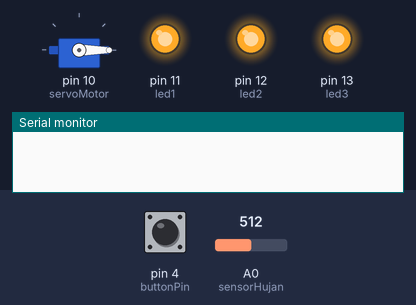
The sketch below on a simulated Arduino Uno, built with avr-gcc and run on an emulated ATmega328P. Parts: servo, output pins drawn as LEDs (lit = HIGH), the last lines printed to the serial monitor. The test bench sets the inputs (shaded band); at power-on: pin 4 (buttonPin) HIGH, A0 (sensorHujan) = 512. Pins used as bus, display or sensor lines are not drawn.

Above: at 1.2 s.
1.3 s: pin 4 (buttonPin) pulled LOW for 1 s
At 3.5 s:
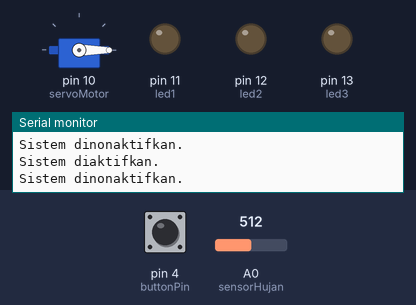
3.8 s: pin 4 (buttonPin) pulled LOW for 0.15 s
At 4.9 s:
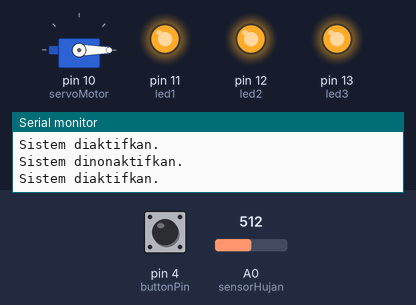
5.6 s: A0 (sensorHujan) set to 483
At 6.5 s:
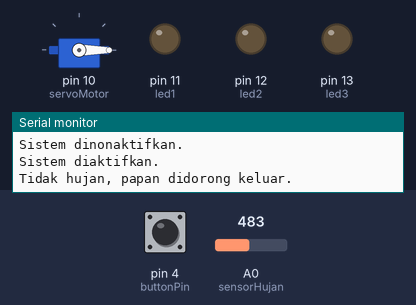
7.5 s: A0 (sensorHujan) set to 510
At 9.1 s:
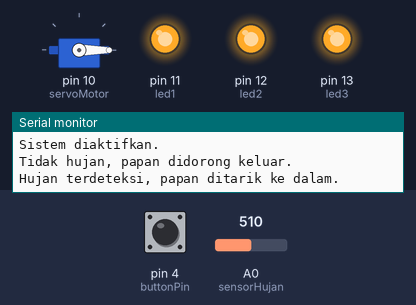
9.4 s: A0 (sensorHujan) set to 490
At 10.9 s:
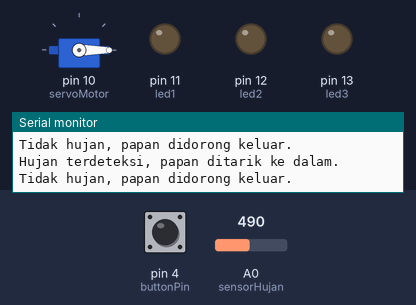
12.4 s: A0 (sensorHujan) set to 511
At 13.3 s:
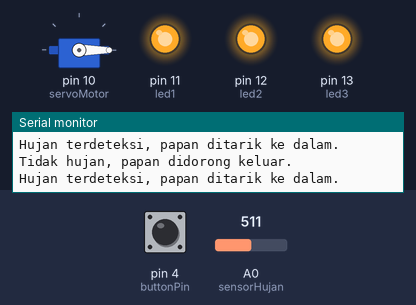
Timing chart, 0 to 15.3 s (numbered marks = the images above; inputs shaded):
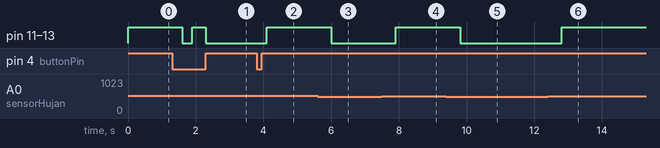

The sketch:

Penjemur_ikan_asin_otomatis.ino
```cpp
#include <Servo.h>

Servo servoMotor;
int sensorHujan = A0;
int buttonPin = 4;
int stepperStepPin = 2;
int stepperDirPin = 3;
int led1 = 11;
int led2 = 12;
int led3 = 13;

int nilaiMinimalHujan = 500;
bool sistemAktif = true;
unsigned long waktuSebelumnya = 0;
unsigned long waktuSetelahDikeluarkan = 0;
const unsigned long intervalPutar = 10000;
const unsigned long delayAwalPutar = 5000;

bool papanTerbuka = false;
bool baruDikeluarkan = false;

void setup() {
  pinMode(sensorHujan, INPUT);
  pinMode(buttonPin, INPUT_PULLUP);
  pinMode(stepperStepPin, OUTPUT);
  pinMode(stepperDirPin, OUTPUT);
  pinMode(led1, OUTPUT);
  pinMode(led2, OUTPUT);
  pinMode(led3, OUTPUT);

  servoMotor.attach(10);
  servoMotor.write(0);

  Serial.begin(9600);
}

void loop() {
  int nilaiSensorHujan = analogRead(sensorHujan);
  bool tombolDitekan = digitalRead(buttonPin) == LOW;

  if (tombolDitekan) {
    sistemAktif = !sistemAktif;
    delay(300);
    Serial.println(sistemAktif ? "Sistem diaktifkan." : "Sistem dinonaktifkan.");
  if (!sistemAktif && papanTerbuka) {
      Serial.println("Sistem dimatikan, menarik papan ke dalam...");
      digitalWrite(stepperDirPin, LOW);
      gerakStepper(200);
      papanTerbuka = false;
    }
  }

  if (!sistemAktif) {
    digitalWrite(stepperStepPin, LOW);
    digitalWrite(led1, LOW);
    digitalWrite(led2, LOW);
    digitalWrite(led3, LOW);
    servoMotor.detach();
    return;
  } else {
    servoMotor.attach(10);
  }

  if (nilaiSensorHujan > nilaiMinimalHujan) {
    if (papanTerbuka) {
      digitalWrite(stepperDirPin, LOW);
      gerakStepper(200);
      papanTerbuka = false;
      baruDikeluarkan = false;
      Serial.println("Hujan terdeteksi, papan ditarik ke dalam.");
    }
    // Nyalakan LED saat hujan
    digitalWrite(led1, HIGH);
    digitalWrite(led2, HIGH);
    digitalWrite(led3, HIGH);
  } else {

    if (!papanTerbuka) {
      digitalWrite(stepperDirPin, HIGH);
      gerakStepper(200);
      papanTerbuka = true;
      baruDikeluarkan = true;
      waktuSetelahDikeluarkan = millis();
      Serial.println("Tidak hujan, papan didorong keluar.");
    }
    digitalWrite(led1, LOW);
    digitalWrite(led2, LOW);
    digitalWrite(led3, LOW);

    unsigned long waktuSekarang = millis();
    if (papanTerbuka) {
      if (baruDikeluarkan && waktuSekarang - waktuSetelahDikeluarkan >= delayAwalPutar) {
        baruDikeluarkan = false;
        waktuSebelumnya = waktuSekarang;
        putarPapan();
      } else if (!baruDikeluarkan && waktuSekarang - waktuSebelumnya >= intervalPutar) {
        waktuSebelumnya = waktuSekarang;
        putarPapan();
      }
    }
  }

  delay(100);
}

void putarPapan() {
  Serial.println("Memutar papan untuk pengeringan merata.");
  servoMotor.write(180);
  delay(2000);
  servoMotor.write(0);
  delay(2000);
}

void gerakStepper(int langkah) {
  for (int i = 0; i < langkah; i++) {
    digitalWrite(stepperStepPin, HIGH);
    delayMicroseconds(1000);
    digitalWrite(stepperStepPin, LOW);
    delayMicroseconds(1000);
  }
}
```

Measured:
- the behaviour switches between 501 and 500 on A0 (sensorHujan) (found by bisection; images 2 and 3)
- after the input at 1.3 s, pin 11 (led1), pin 12 (led2), pin 13 (led3): HIGH → LOW after 0.30 s, → HIGH 0.30 s later, → LOW 0.40 s later
- after the input at 3.8 s, pin 11 (led1), pin 12 (led2), pin 13 (led3): LOW → HIGH after 0.30 s
- after the input at 5.6 s, pin 11 (led1), pin 12 (led2), pin 13 (led3): HIGH → LOW after 0.40 s
- after the input at 7.5 s, pin 11 (led1), pin 12 (led2), pin 13 (led3): LOW → HIGH after 0.41 s
- after the input at 9.4 s, pin 11 (led1), pin 12 (led2), pin 13 (led3): HIGH → LOW after 0.41 s
- after the input at 12.4 s, pin 11 (led1), pin 12 (led2), pin 13 (led3): LOW → HIGH after 0.42 s; servo on pin 10 (servoMotor): stays 0° (without the input it goes to 180° after 2.4 s)
